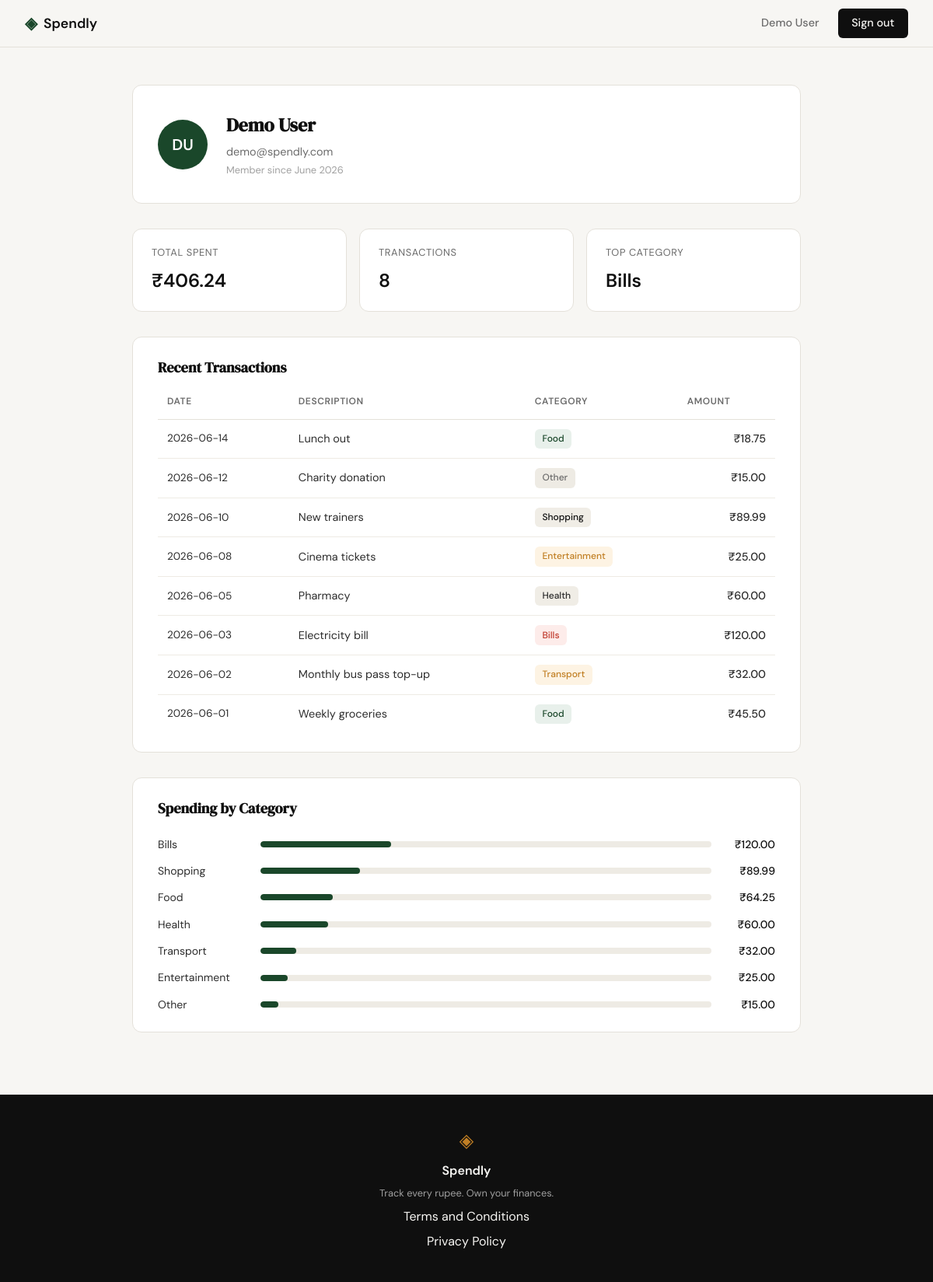
The page /profile (signed in) on the database as committed earlier.
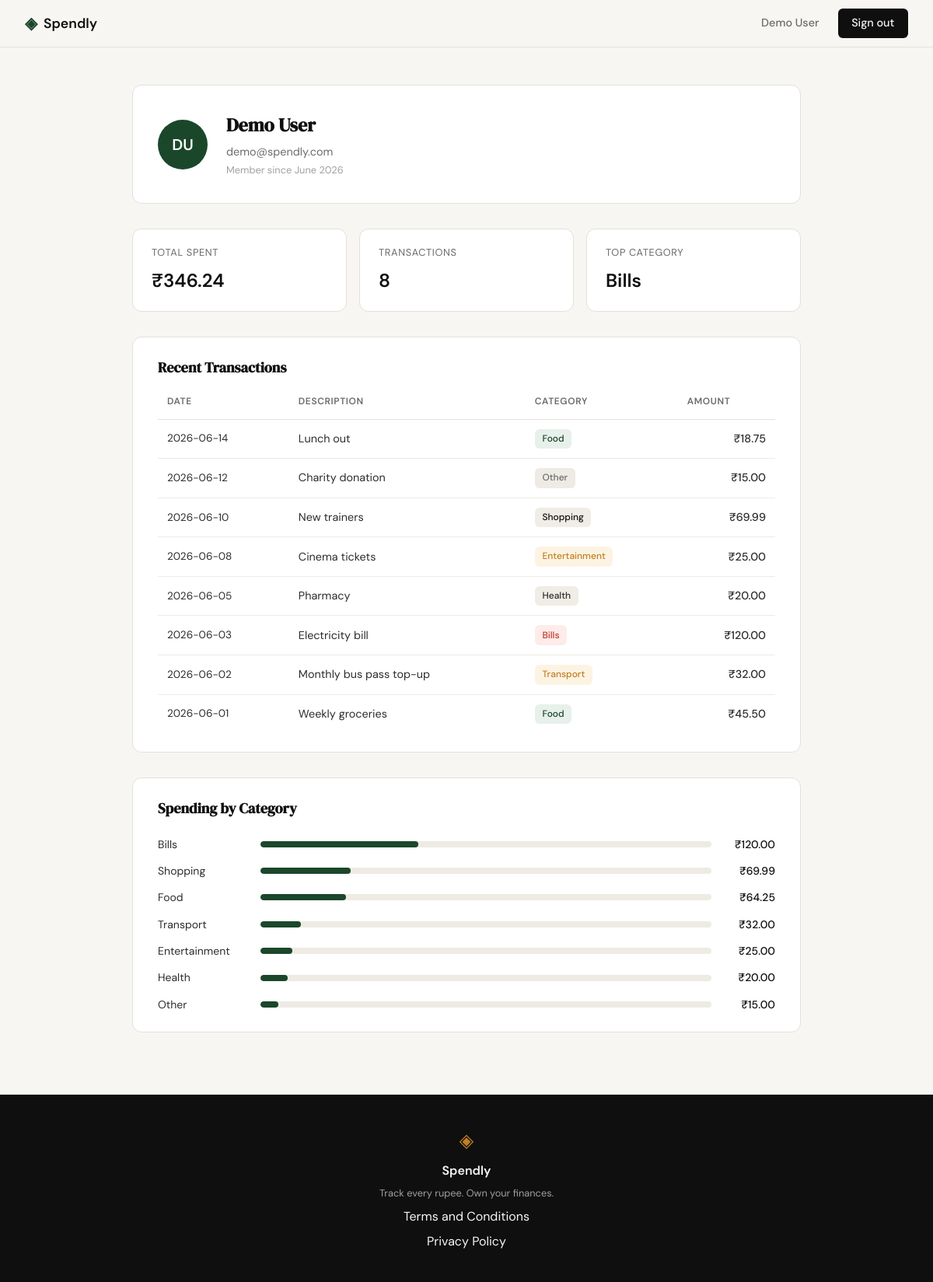
The same page on the database as committed later.
### tables this page shows
CREATE TABLE users (
            id           INTEGER PRIMARY KEY AUTOINCREMENT,
            name         TEXT    NOT NULL,
            email        TEXT    UNIQUE NOT NULL,
            password_hash TEXT   NOT NULL,
            created_at   TEXT    DEFAULT (datetime('now'))
        );

CREATE TABLE expenses (
            id          INTEGER PRIMARY KEY AUTOINCREMENT,
            user_id     INTEGER NOT NULL REFERENCES users(id),
            amount      REAL    NOT NULL,
            category    TEXT    NOT NULL,
            date        TEXT    NOT NULL,
            description TEXT,
            created_at  TEXT    DEFAULT (datetime('now'))
        );

### app.py (the view)
@app.route("/profile")
def profile():
    if not session.get("user_id"):
        return redirect(url_for("login"))
    user_id      = session["user_id"]
    user_row     = get_user_by_id(user_id)
    stats        = get_summary_stats(user_id)
    transactions = get_recent_transactions(user_id)
    categories   = get_category_breakdown(user_id)
    parts    = user_row["name"].split()
    initials = (parts[0][0] + (parts[-1][0] if len(parts) > 1 else "")).upper()
    user     = {**user_row, "initials": initials}
    return render_template("profile.html", user=user, stats=stats,
                           transactions=transactions, categories=categories)

### database/db.py (called while the page is built)
def get_db():
    conn = sqlite3.connect(DB_PATH)
    conn.row_factory = sqlite3.Row
    conn.execute("PRAGMA foreign_keys = ON")
    return conn

### database/queries.py (called while the page is built)
def get_user_by_id(user_id):
    conn = get_db()
    row = conn.execute("SELECT * FROM users WHERE id = ?", (user_id,)).fetchone()
    conn.close()
    if row is None:
        return None
    dt = datetime.strptime(row["created_at"][:10], "%Y-%m-%d")
    return {
        "name": row["name"],
        "email": row["email"],
        "member_since": dt.strftime("%B %Y"),
    }

def get_summary_stats(user_id):
    conn = get_db()
    row = conn.execute(
        "SELECT COALESCE(SUM(amount), 0) AS total, COUNT(*) AS cnt "
        "FROM expenses WHERE user_id = ?",
        (user_id,),
    ).fetchone()
    top = conn.execute(
        "SELECT category FROM expenses WHERE user_id = ? "
        "GROUP BY category ORDER BY SUM(amount) DESC LIMIT 1",
        (user_id,),
    ).fetchone()
    conn.close()
    return {
        "total_spent": round(row["total"], 2),
        "transaction_count": row["cnt"],
        "top_category": top["category"] if top else "—",
    }

def get_recent_transactions(user_id, limit=10):
    conn = get_db()
    rows = conn.execute(
        "SELECT date, description, category, amount FROM expenses "
        "WHERE user_id = ? ORDER BY date DESC, id DESC LIMIT ?",
        (user_id, limit),
    ).fetchall()
    conn.close()
    return [
        {"date": r["date"], "description": r["description"],
         "category": r["category"], "amount": r["amount"]}
        for r in rows
    ]

def get_category_breakdown(user_id):
    conn = get_db()
    rows = conn.execute(
        "SELECT category, SUM(amount) AS total FROM expenses "
        "WHERE user_id = ? GROUP BY category ORDER BY total DESC",
        (user_id,),
    ).fetchall()
    conn.close()
    if not rows:
        return []
    grand = sum(r["total"] for r in rows)
    result = [
        {"name": r["category"], "amount": round(r["total"], 2),
         "pct": int(round(r["total"] / grand * 100))}
        for r in rows
    ]
    result[0]["pct"] += 100 - sum(c["pct"] for c in result)
    return result

### templates/profile.html (shortened to what this page needs)
{% extends "base.html" %}
{% block content %}
<section class="profile-section">
    <div class="profile-inner">
        <div class="profile-card">
            <div class="avatar">{{ user.initials }}</div>
            <div class="profile-info">
                <h1 class="profile-name">{{ user.name }}</h1>
                <p class="profile-email">{{ user.email }}</p>
                <p class="profile-since">Member since {{ user.member_since }}</p>
            </div>
        </div>
        <div class="stats-row">
            <div class="stat-card">
                <span class="stat-label">Total Spent</span>
                <span class="stat-value">&#8377;{{ "%.2f"|format(stats.total_spent) }}</span>
            </div>
            <div class="stat-card">
                <span class="stat-label">Transactions</span>
                <span class="stat-value">{{ stats.transaction_count }}</span>
            </div>
            <div class="stat-card">
                <span class="stat-label">Top Category</span>
                <span class="stat-value">{{ stats.top_category }}</span>
            </div>
        </div>
        <div class="profile-block">
            <h2 class="block-title">Recent Transactions</h2>
            <table class="transactions-table">
                <thead>
                    <tr>
                        <th>Date</th>
                        <th>Description</th>
                        <th>Category</th>
                        <th class="amount-col">Amount</th>
                    </tr>
                </thead>
                <tbody>
                    {% for t in transactions %}
                    <tr>
                        <td class="date-col">{{ t.date }}</td>
                        <td>{{ t.description }}</td>
                        <td><span class="badge badge-{{ t.category | lower }}">{{ t.category }}</span></td>
                        <td class="amount-col">&#8377;{{ "%.2f"|format(t.amount) }}</td>
                    </tr>
                    {% endfor %}
                </tbody>
            </table>
        </div>
        <div class="profile-block">
            <h2 class="block-title">Spending by Category</h2>
            <div class="category-breakdown">
                {% for c in categories %}
                <div class="category-row">
                    <span class="category-name">{{ c.name }}</span>
                    <div class="progress-bar" style="--pct: {{ c.pct }}%">
                        <div class="progress-fill"></div>
                    </div>
                    <span class="category-total">&#8377;{{ "%.2f"|format(c.amount) }}</span>
                </div>
                {% endfor %}
            </div>
        </div>
    </div>
</section>
{% endblock %}

### templates/base.html (shortened to what this page needs)
<!DOCTYPE html>
<html lang="en">
<head>
    <link rel="stylesheet" href="{{ url_for('static', filename='css/style.css') }}">
</head>
<body>
    <nav class="navbar">
        <div class="nav-inner">
            <a href="{{ url_for('landing') }}" class="nav-brand">
                <span class="brand-icon">◈</span>
                <span class="brand-name">Spendly</span>
            </a>
            <div class="nav-links">
                {% if session.get("user_id") %}
                    <a href="{{ url_for('profile') }}">{{ session.get("user_name", "Account") }}</a>
                    <a href="{{ url_for('logout') }}" class="nav-cta">Sign out</a>
                {% else %}
                    <a href="{{ url_for('login') }}">Sign in</a>
                    <a href="{{ url_for('register') }}" class="nav-cta">Get started</a>
                {% endif %}
            </div>
        </div>
    </nav>
    <main class="main-content">
        {% block content %}{% endblock %}
    </main>
    <footer class="footer">
        <div class="footer-inner">
            <span class="brand-icon">◈</span>
            <span class="footer-name">Spendly</span>
            <p class="footer-copy">Track every rupee. Own your finances.</p>
            <a href="/terms">Terms and Conditions</a>
            <a href="/privacy">Privacy Policy</a>
        </div>
    </footer>
</body>
</html>

Rows that differ between the two databases and show on the page:
changed expenses "New trainers": amount "89.99" → "69.99"
changed expenses "Pharmacy": amount "60.00" → "20.00"; moves down the list
Other text that changed with them:
{{ "%.2f"|format(stats.total_spent) }}: "406.24" → "346.24"
